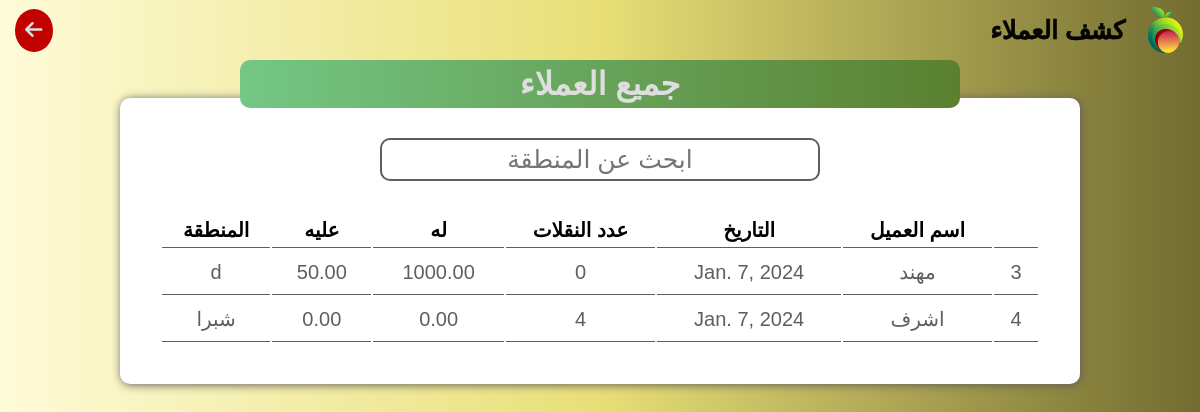
Screenshot of /suppliersort with the database file from the repository.
### user/models.py (models this page shows, shortened)
class Supplier(models.Model):
    name = models.CharField(max_length=30)
    place = models.CharField(max_length=70, default='غير محدد')
    date = models.DateField(default=timezone.now().date())
    type = models.CharField(max_length=30, default='عمولة')
    his_money = models.DecimalField(max_digits=10, decimal_places=2, default=0)
    on_him_money = models.DecimalField(max_digits=10, decimal_places=2,default=0)
    total = models.DecimalField(max_digits=10, decimal_places=2, blank=True, null=True)
    num_of_containers = models.PositiveIntegerField(default=0)
    @property
    def total(self):
        return self.his_money - self.on_him_money
    @property
    def num_of_containers(self):
        return self.container_set.count()

### user/views.py (the view)
# urls.py: path('suppliersort',views.supplier_sort, name='suppliersort' ),
def supplier_sort(request):
    sup = Supplier.objects.all()
    context = {'sup': sup}
    return render(request,'suppliersort.html',context)

### templates/suppliersort.html (shortened to what this page needs)
{% load static %}
<!DOCTYPE html>
<html lang="en">
<head>
    <link rel="stylesheet" href="https://cdnjs.cloudflare.com/ajax/libs/font-awesome/6.5.1/css/all.min.css" />
    <link rel="stylesheet" href="{% static "css/main.css" %}">
</head>
<body>
    <header>
        <div class="main">
            <img src="images/logo.png" alt="">
            <h1>كشف العملاء</h1>
        </div>
        <a href="{% url "home" %}"><i class="fa-solid fa-arrow-left"></i></a>
    </header>
        <div class="title">
            <h1>جميع العملاء</h1>
        </div>
        <div class="table">
            <input id="searchbar" type="text" placeholder="ابحث عن المنطقة">
            <table>
                <thead>
                    <tr>
                        <th></th>
                        <th>اسم العميل</th>
                        <th>التاريخ</th>
                        <th>عدد النقلات</th>
                        <th>له</th>
                        <th>عليه</th>
                        <th>المنطقة</th>
                    </tr>
                </thead>
                <tbody id="tablebody">
                    {% for sup in sup  %}
                    <tr>
                        <td>{{sup.id}}</td>
                        <td>{{sup.name}}</td>
                        <td>{{sup.date}}</td>
                        <td>{{sup.num_of_containers}}</td>
                        <td>{{sup.his_money}}</td>
                        <td>{{sup.on_him_money}}</td>
                        <td>{{sup.place}}</td>
                    </tr>
                    {% endfor %}
                </tbody>
            </table>
        </div>
</body>
</html>

### _project/static/css/main.css (style rules this page uses)
* { padding: 0; margin: 0; box-sizing: border-box; font-family: Arial, Helvetica, sans-serif; }
body { min-height: 100vh; display: flex; align-items: center; flex-direction: column; background: linear-gradient(270deg,#726c30,#e8df77,#FEFBD8); }
header { display: flex; justify-content: space-between; align-items: center; direction: rtl; flex-direction: row; width: 100%; z-index: 103; padding: 5px 15px; background: linear-gradient(270deg,#726c30,#e8df77,#FEFBD8); }
header a { text-decoration: none; color: #dedede; background-color: #c10000; padding: 10px; font-size: 20px; border-radius: 50%; transition: 0.5s ease; }
header h1,header h2 { font-size: 25px;color: #040404;-webkit-text-stroke:0.5px #040404; }
header div { display: flex; align-items: center; gap: 20px; color: #fff; }
header img { width: 40px; }
.title { width: 60%; text-align: center; background: linear-gradient(270deg,#5A8030,#74C785); padding: 5px; border-radius: 10px; color: #dedede; z-index: 100; }
.table { margin: -10px; width: 80%; display: flex; justify-content: center; align-items: center; flex-direction: column; direction: rtl; background-color: #fff; padding: 40px; border-radius: 10px; box-shadow: 1px 1px 10px #625D5D; }
.table input { width: 50%; text-align: center; font-size: 25px; padding: 5px; outline: none; border-radius: 10px; border: 2px solid #625D5D; margin-bottom: 30px; }
.table table { width: 100%; text-align: center; }
.table table th { font-size: 20px; padding: 5px; border-bottom: 1px solid #625D5D; }
.table table td { font-size: 20px; border-bottom: 1px solid #625D5D; padding: 10px; color: #625D5D; }
.table table td,.window table td { font-size: 20px; border-bottom: 1px solid #625D5D; padding: 10px; color: #625D5D; }

### rows the page displays
Supplier: id "3", name "مهند", date "Jan. 7, 2024", num_of_containers "0", his_money "1000.00", on_him_money "50.00", place "d"
Supplier: id "4", name "اشرف", date "Jan. 7, 2024", num_of_containers "4", his_money "0.00", on_him_money "0.00", place "شبرا"
